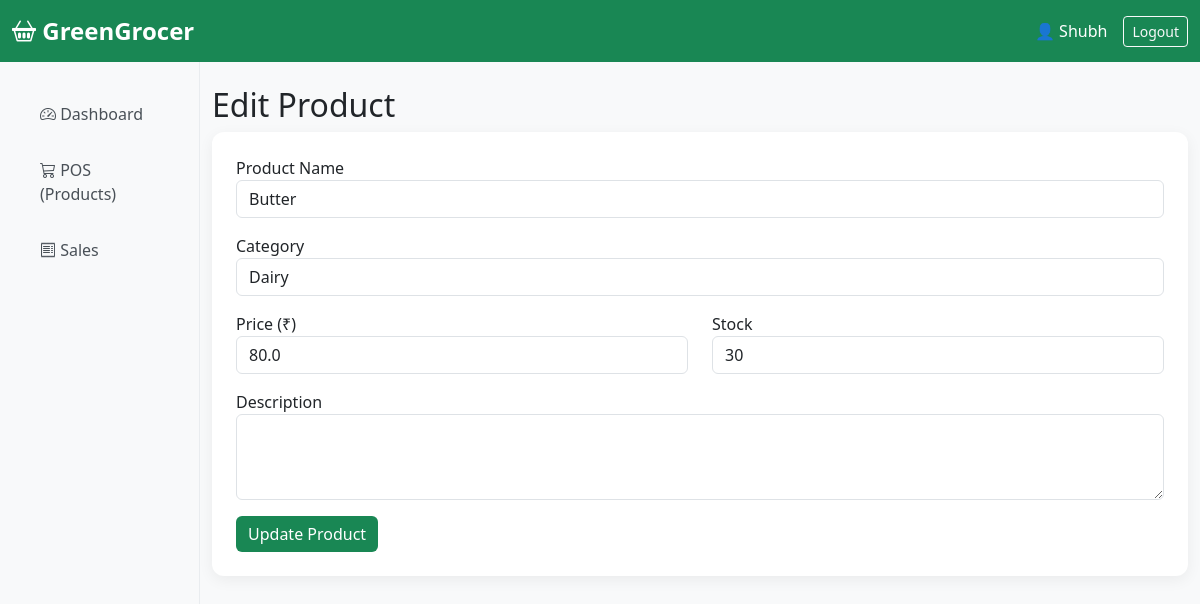
The app's page /edit_product/2 (signed in) with its own data.
### app.py (models this page shows, shortened)
class Product(db.Model):
    id = db.Column(db.Integer, primary_key=True)
    name = db.Column(db.String(100), nullable=False)
    category = db.Column(db.String(50), nullable=False)
    price = db.Column(db.Float, nullable=False)
    stock = db.Column(db.Integer, nullable=False, default=0)

### app.py (the view, shortened to what this page needs)
@app.route('/edit_product/<int:id>', methods=['GET', 'POST'])
def edit_product(id):
    product = Product.query.get_or_404(id)
    return render_template('edit_product.html', product=product)

### app.py (called while the page is built)
@app.before_request
def require_login():
    allowed = ['login', 'register', 'static']
    if request.endpoint not in allowed and 'logged_in' not in session:
        return redirect(url_for('login'))

### templates/edit_product.html
{% extends "base.html" %}
{% block content %}
<h2>Edit Product</h2>
<div class="card p-4">
    <form method="POST">
        <div class="mb-3">
            <label>Product Name</label>
            <input type="text" name="name" value="{{ product.name }}" class="form-control" required>
        </div>
        <div class="mb-3">
            <label>Category</label>
            <input type="text" name="category" value="{{ product.category }}" class="form-control" required>
        </div>
        <div class="row">
            <div class="col-md-6">
                <label>Price (₹)</label>
                <input type="number" step="0.01" name="price" value="{{ product.price }}" class="form-control" required>
            </div>
            <div class="col-md-6">
                <label>Stock</label>
                <input type="number" name="stock" value="{{ product.stock }}" class="form-control" required>
            </div>
        </div>
        <div class="mb-3 mt-3">
            <label>Description</label>
            <textarea name="description" class="form-control" rows="3">{{ product.description }}</textarea>
        </div>
        <button type="submit" class="btn btn-success">Update Product</button>
    </form>
</div>
{% endblock %}

### static/css/style.css (style rules this page uses)
:root { --green: #198754; }
body { background: #f8f9fa; font-family: 'Segoe UI', system-ui, sans-serif; }
.card { border: none; box-shadow: 0 4px 15px rgba(0,0,0,0.06); border-radius: 12px; }
.btn-success { background: #198754; border: none; }

### records on screen
Product: name "Butter", category "Dairy", price "80.0", stock "30"

### other values on screen
{{ session.get('user') }} "Shubh"
